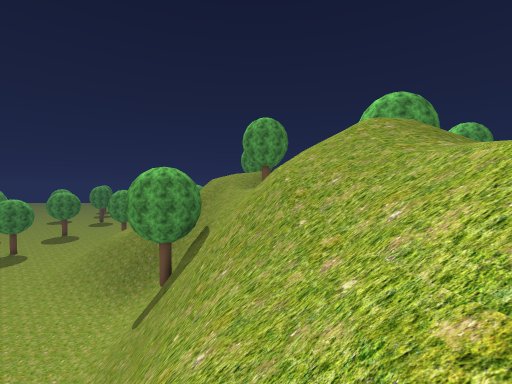
view 1 (above)

15 first-person views from a walk through a Unity game level. The camera is 1.3 m above the floor, tilts 2° down and sees 90° across. The floor is counted in squares, 2 m on a side. Each view is taken from the middle of a square. On the plan, view 1 faces up. The plan holds only what a view shows up to about 9 squares ahead; the rest is blank. The place goes on beyond the plan. Some trees and plants on the terrain are drawn as simple stand-ins.

view 2
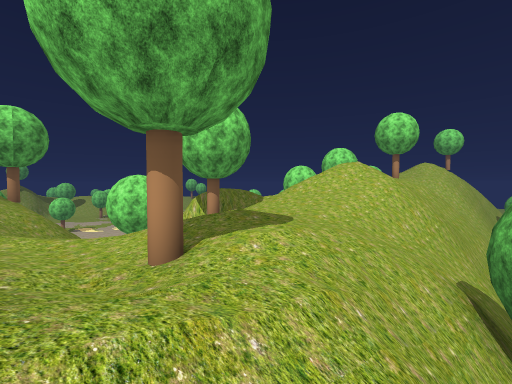

view 3
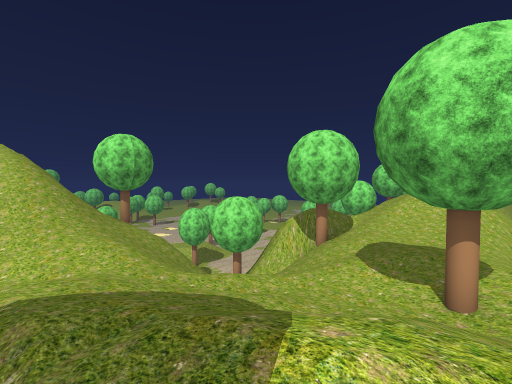

view 4
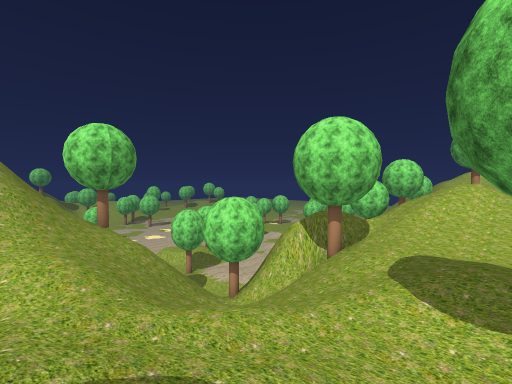

view 5
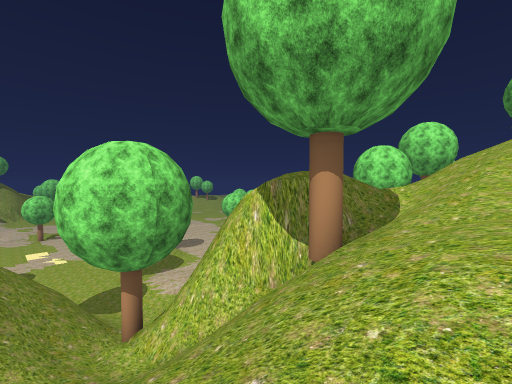

view 6
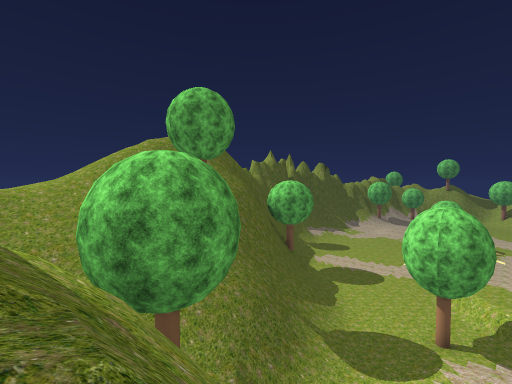

view 7
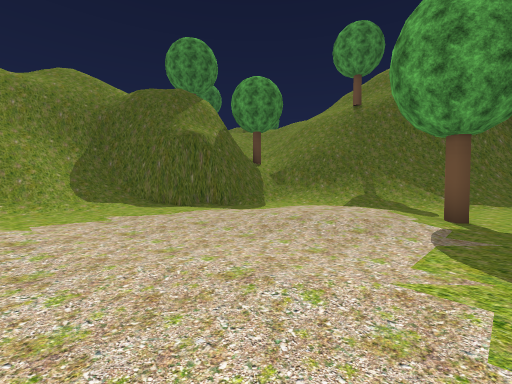

view 8
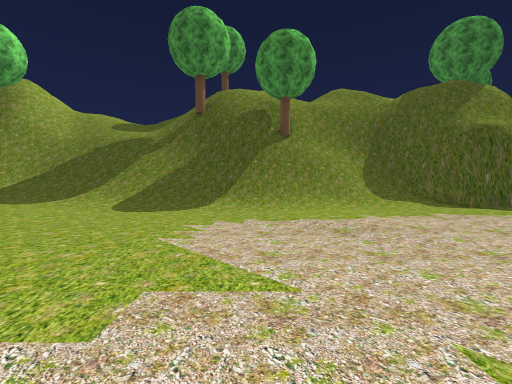

view 9
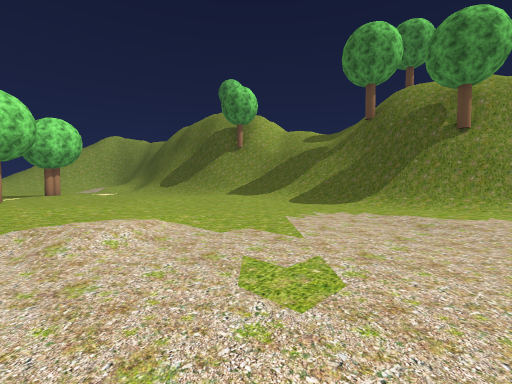

view 10
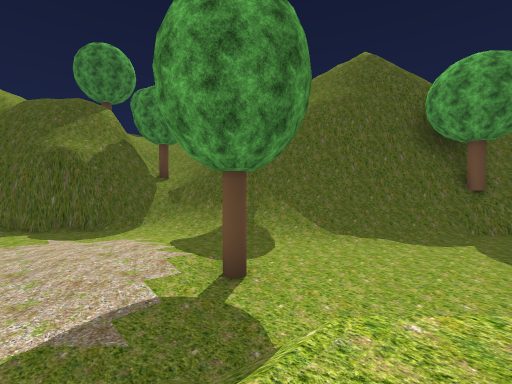

view 11
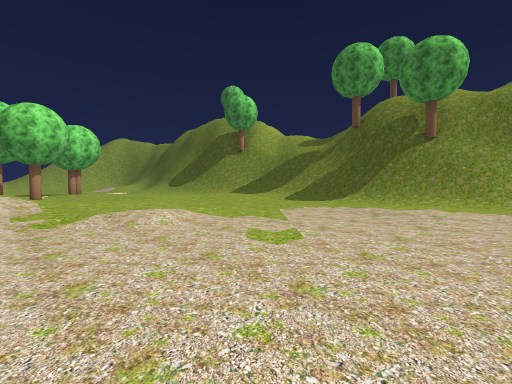

view 12
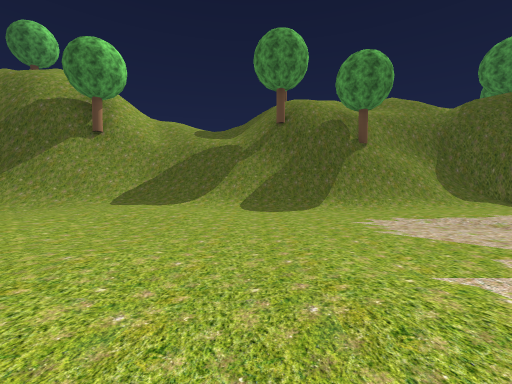

view 13
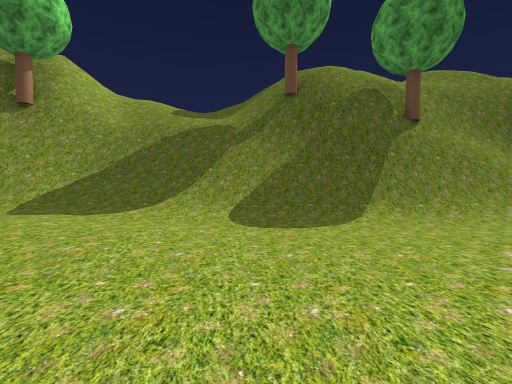

view 14
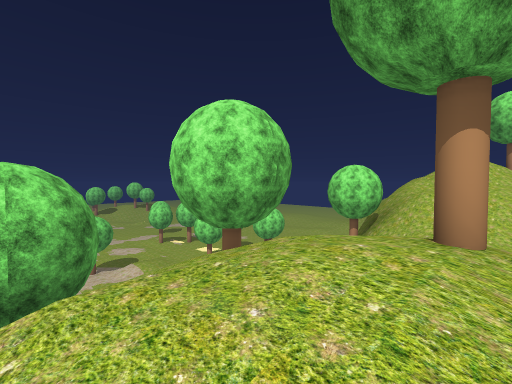

view 15
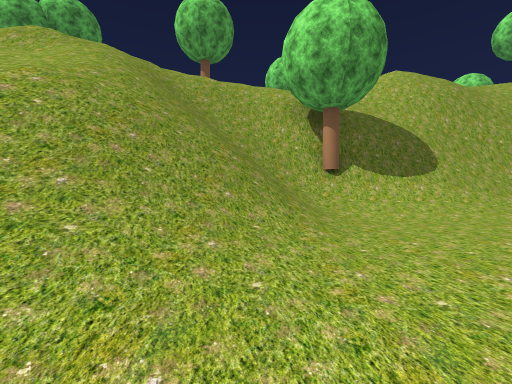

### Floor plan
Key: @ floor where view 1 was taken; # wall or solid block; . main floor; : floor 0.5 m higher than the main floor; + floor 1.25 m higher than the main floor; * floor 7.25 m higher than the main floor; % floor 8 m higher than the main floor; & floor 9.25 m higher than the main floor; $ floor 9.75 m higher than the main floor; / step, stairs or slope; = window, fence, low wall or low ledge; v drop or lower ground; T tree.
Columns run from 9 left of view 1 to 17 right of it. Each row starts with its distance up from view 1.
 17           T
 16          /////////////    #
 15      /=  //////////=vv vv##
 14     //// / /////////$# v###
 13    ////////////////T%vv###.
 12   ///////T**////////vv##//.
 11  //////=////////////=#///..
 10 ./////#=/////////T/v#=//...
  9  ..///#T///////##T=#///....
  8  ..../#T//////Tv###.../....
  7   .../#T//////=/v##...:T./=
  6    ../##////////v#...::/.=+
  5    ../=#v//////v##...///. /
  4       /#v/////=##/.......
  3        #v//////#//.........
  2         v/// //#//.........
  1         v//////T#//........
  0          @ ////T##/........
 -1            ////v##/...../..
 -2            &//T##//..../:/.
 -3              //////........
 -4              //////.....///
 -5              //////......./
 -6              ///=/:...../
 -7              ///v/........
 -8              //T##/.. ....

Where each view was taken, in squares from view 1:
view 1: 0 up, 0 right, facing up
view 2: 13 up, 2 left, facing down-right
view 3: 16 up, 0 right, facing down-right
view 4: 15 up, 1 right, facing down-right
view 5: 11 up, 3 right, facing down-right
view 6: 6 up, 6 right, facing up-right
view 7: 2 up, 15 right, facing up-left
view 8: 0 up, 15 right, facing left
view 9: 2 up, 16 right, facing down-left
view 10: 5 up, 17 right, facing up-left
view 11: 3 up, 17 right, facing down-left
view 12: 3 down, 16 right, facing left
view 13: 3 down, 13 right, facing left
view 14: 1 up, 2 right, facing down-right
view 15: 10 up, 9 left, facing right
